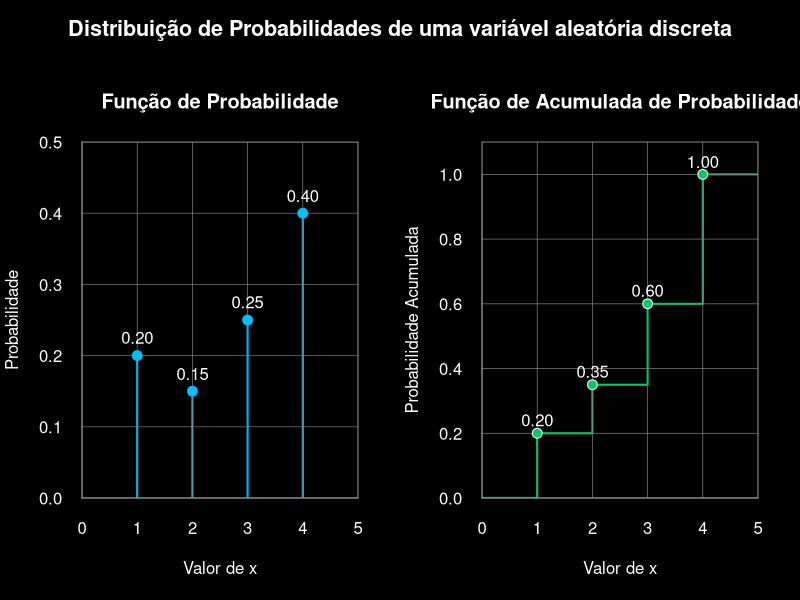

Here is the R script that generated this plot:
par(oma = c(0, 0, 3, 0),
    mfrow = c(1,2),
    bg = "black",
    fg = "gray50",
    col.axis = "white",
    col.lab = "white",
    col.main = "white"
)

x <- 1:4
p <- c(0.20, 0.15, 0.25, 0.40)
F <- cumsum(p)

plot(x,
     p,
     main = "Função de Probabilidade",
     xlab = "Valor de x",
     ylab = "Probabilidade",
     lwd = 2,
     type = "h",
     xlim = c(0, 5),
     ylim = c(0, 0.5),
     col  = "deepskyblue",
     xaxs = "i",
     yaxs = "i",
     tck = 0,
     las = 1
     )

grid(lty = 1,
     lwd = 0.7,
     col = "gray50")

points(x,
       p,
       pch = 19,
       col = "deepskyblue",
       cex = 1.3)

text(x,
     p + 0.025,
     labels = sprintf("%.2f", p),
     col = "white")


plot(0:5,
     c(0, F, 1),
     main = "Função de Acumulada de Probabilidade",
     xlab = "Valor de x",
     ylab = "Probabilidade Acumulada",
     lwd  = 2,
     type = "s",
     col  = "springgreen3",
     xaxs = "i",
     yaxs = "i",
     ylim = c(0, 1.1),
     tck = 0,
     las = 1)

grid(lty = 1,
     lwd = 0.7,
     col = "gray50")

# Colore apenas o trecho de 0 a 1
segments(0, 0, 1, 0, col = "springgreen3", lwd = 2)

points(x, 
       F,
       pch = 21,
       bg = "springgreen3",
       col = "white",
       cex = 1.3)

text(x,
     F + 0.04,
     labels = sprintf("%.2f", F),
     col = "white")


mtext("Distribuição de Probabilidades de uma variável aleatória discreta",
      side = 3,
      outer = TRUE,
      line = 1,
      cex = 1.3,
      font = 2,
      col = "white")
